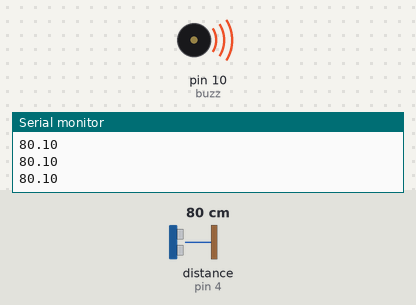
Simulated run of this sketch. Board: Arduino Uno, built with avr-gcc and run on an emulated ATmega328P. Parts: buzzer (waves = sounding), the last lines printed to the serial monitor. Wiring (inferred from the names in the program): ultrasonic range finder: trigger pin 5; echo pin 4. Inputs (shaded band) come from the test bench; at power-on: distance to the obstacle (sensor on pin 4) 80 cm. The echo pulse lasts 58.3 µs per cm.

Above: at 1.2 s.
1.3 s: distance to the obstacle (sensor on pin 4) set to 250 cm
2.8 s: distance to the obstacle (sensor on pin 4) set to 259 cm
At 3.2 s:
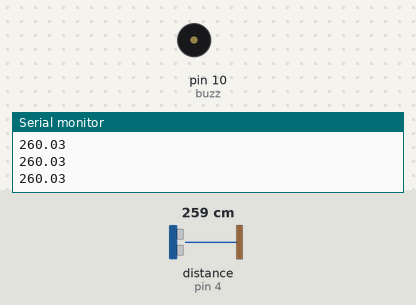
4.3 s: distance to the obstacle (sensor on pin 4) set to 2 cm
At 5.3 s:
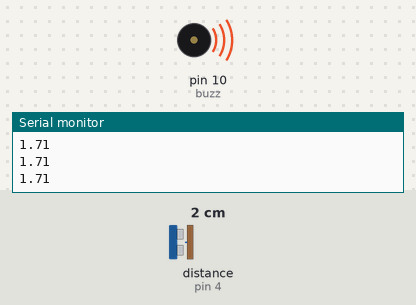
5.8 s: distance to the obstacle (sensor on pin 4) set to 299 cm
At 6.5 s:
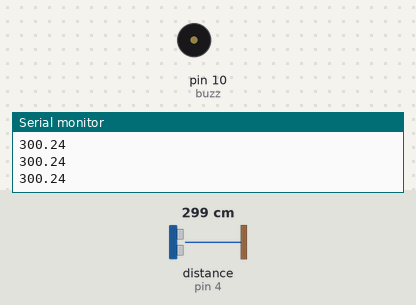
Timing chart, 0 to 8.4 s (numbered marks = the images above; inputs shaded):
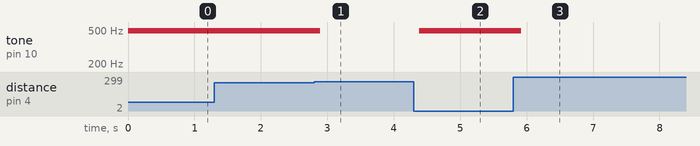

The sketch:

sensorUltra.ino
```cpp
const int trigger = 5;
const int echo    = 4;
const int buzz    = 10;

float dist, time;

void setup() {
  // put your setup code here, to run once:
  pinMode(trigger, OUTPUT);  // pin trigger es salida
  pinMode(echo   , INPUT );  // pin echo es entrada

  Serial.begin(9600);
}

void loop() {
  // put your main code here, to run repeatedly:

  // Preparamos el sensor
  digitalWrite(trigger, LOW);
  delayMicroseconds(5);

  // Enviamos un pulso de 10 microsegundos
  digitalWrite(trigger, HIGH);
  delayMicroseconds(10);
  digitalWrite(trigger, LOW);

  // Leemos el echo
  time = pulseIn(echo, HIGH);


  dist = time / 29 /2;

  analogWrite(buzz, dist);


  Serial.println(dist);

  delay(100);

}
```

Measured:
- the behaviour switches between 254 and 255 cm on distance to the obstacle (sensor on pin 4) (found by bisection; images 0 and 1)
- after the input at 2.8 s, tone on pin 10 (buzz): 490 Hz → silent after 0.09 s
- after the input at 4.3 s, tone on pin 10 (buzz): silent → 490 Hz after 0.09 s
- after the input at 5.8 s, tone on pin 10 (buzz): 490 Hz → silent after 0.12 s
